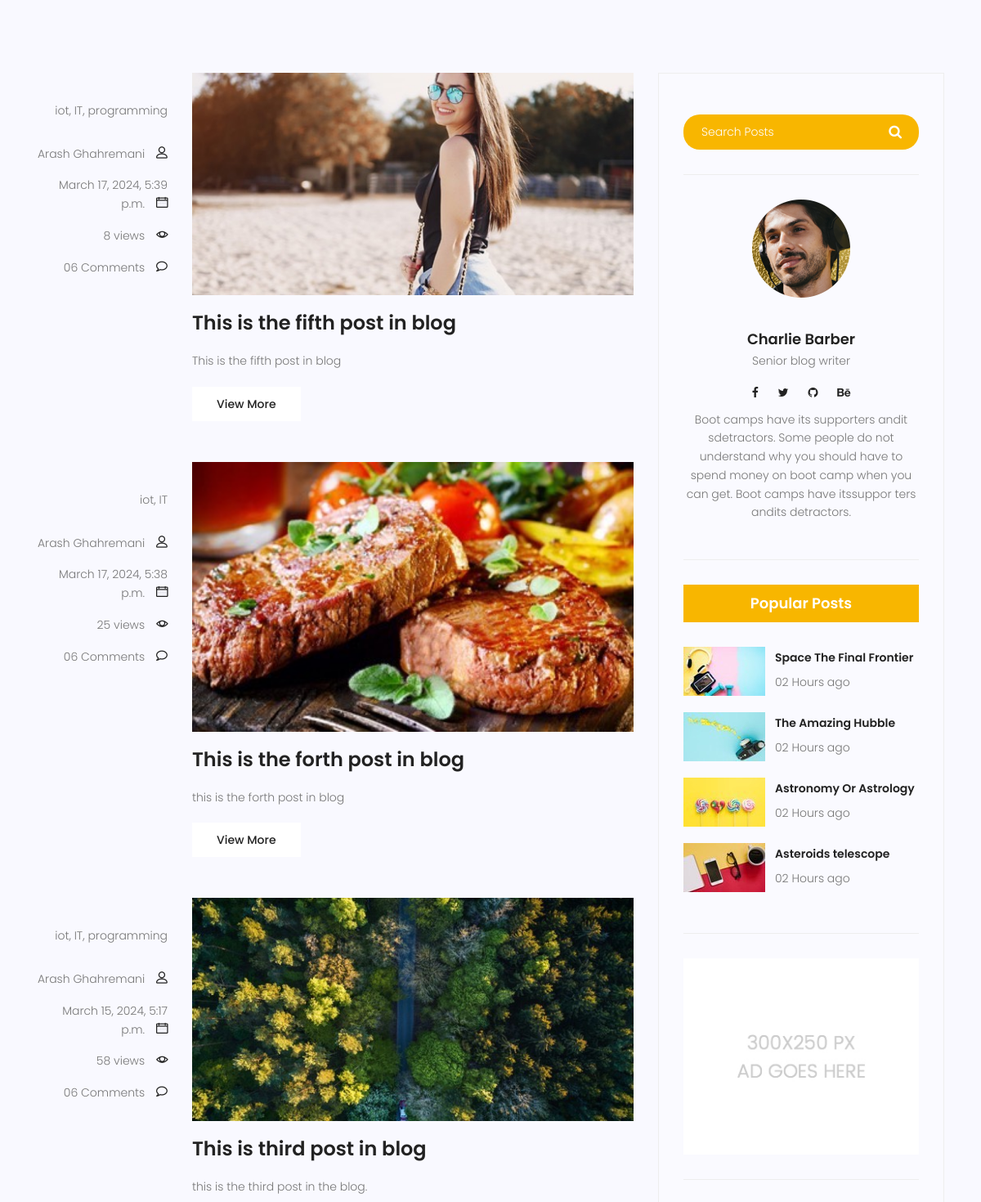
The page /blog/ (middle part) on the database as committed earlier.
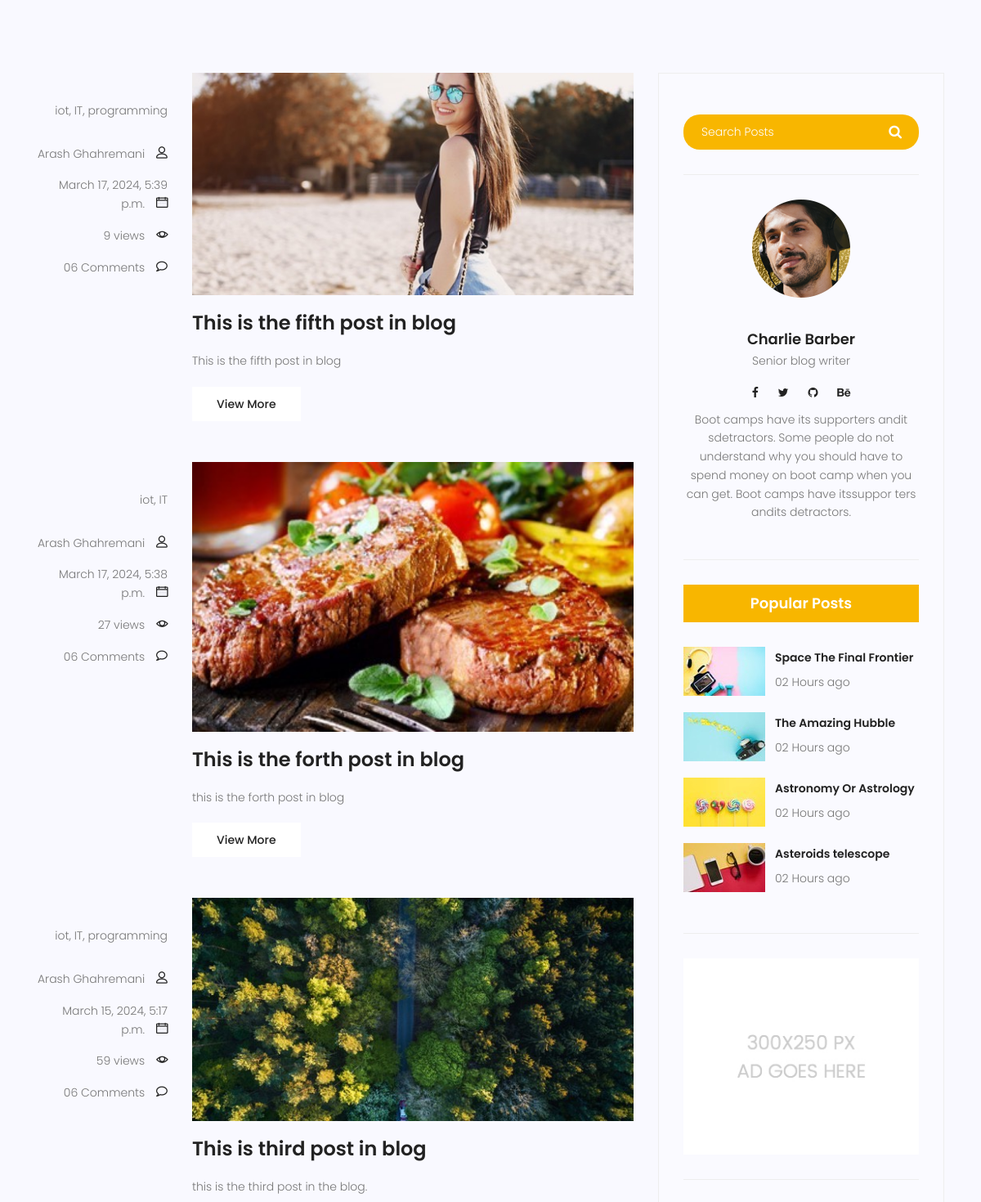
The same page on the database as committed later.
### blog/models.py (models this page shows, shortened)
class Post (models.Model) :
    image = models.ImageField(upload_to = 'blog/',default = 'blog/default.jpg')
    author = models.ForeignKey(User,on_delete=models.SET_NULL,null=True)
    title = models.CharField (max_length = 255)
    content = models.TextField ()
    category = models.ManyToManyField (Category)
    counted_view = models.IntegerField (default = 0)
    status = models.BooleanField (default = False)
    published_date = models.DateTimeField (null = True)
    created_date = models.DateTimeField (auto_now_add = True)
    update_date = models.DateTimeField (auto_now = True)
    class Meta:
        ordering = ['-created_date']

class Category(models.Model):
    name = models.CharField(max_length = 255)
    def __str__(self):
        return self.name

### blog/views.py (the view)
# urls.py: path('', blog_view, name="index"),
def blog_view(request) :
    posts = Post.objects.filter(status = 1, published_date__lte = timezone.now())
    context = {'posts': posts}
    return render(request, "blog/blog-home.html", context)

### templates/blog/blog-home.html (shortened to what the changed rows need)
{% extends 'base.html' %}
{% load static %}
{% block content %}
<section class="post-content-area">
	<div class="container">
		<div class="row">
			<div class="col-lg-8 posts-list">
				{% for post in posts %}
				<div class="single-post row">
					<div class="col-lg-3  col-md-3 meta-details">
						<ul class="tags">
							{{post.category.all|join:", "}}
						</ul>
						<div class="user-details row">
							<p class="user-name col-lg-12 col-md-12 col-6"><a href="#">{{post.author.get_full_name}}</a>
								<span class="lnr lnr-user"></span></p>
							<p class="date col-lg-12 col-md-12 col-6"><a href="#">{{post.published_date}}</a> <span
									class="lnr lnr-calendar-full"></span></p>
							<p class="view col-lg-12 col-md-12 col-6"><a href="#">{{post.counted_view}} views</a> <span
									class="lnr lnr-eye"></span></p>
							<p class="comments col-lg-12 col-md-12 col-6"><a href="#">06 Comments</a> <span
									class="lnr lnr-bubble"></span></p>
						</div>
					</div>
					<div class="col-lg-9 col-md-9 ">
						<div class="feature-img">
							<img class="img-fluid" src="{{post.image.url}}" alt="">
						</div>
						<a class="posts-title" href="{% url 'blog:single' pid=post.id%}">
							<h3>{{post.title}}</h3>
						</a>
						<p class="excert">
							{{post.content}}
						</p>
						<a href="#" class="primary-btn">View More</a>
					</div>
				</div>
				{% endfor%}
			</div>
		</div>
	</div>
</section>
{% endblock%}

Rows that differ between the two databases and show on the page:
changed Post "This is the fifth post in blog": counted_view "8" → "9"
changed Post "This is the forth post in blog": counted_view "25" → "27"
changed Post "This is third post in blog": counted_view "58" → "59"
